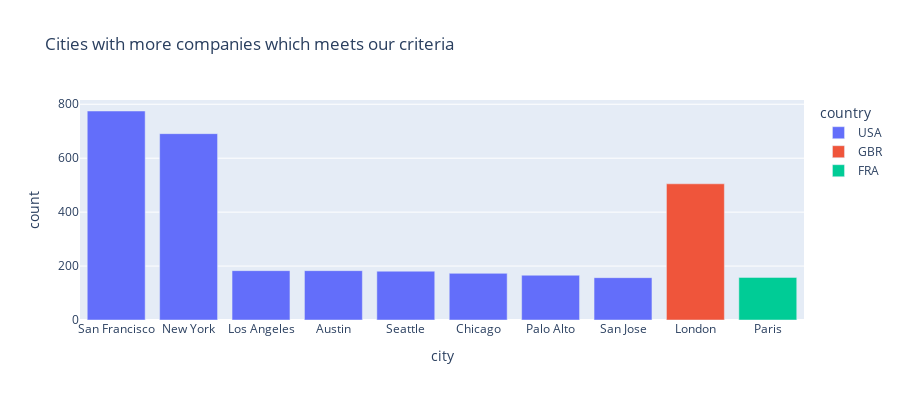

Notebook source saved alongside this figure:
### Code cell
fig_city = px.bar(df_top10_city, x="city", y="count", color='country',
             height=400,
             title='Cities with more companies which meets our criteria')
fig_city.show()

### Figure 1 — Plotly figure (JSON) as saved in the notebook; plotly's stock layout.template omitted (floating-point values rounded to 4 significant figures)
{"data": [{"alignmentgroup": "True", "hovertemplate": "country=USA<br>city=%{x}<br>count=%{y}<extra></extra>", "legendgroup": "USA", "marker": {"color": "#636efa", "pattern": {"shape": ""}}, "name": "USA", "offsetgroup": "USA", "orientation": "v", "showlegend": true, "textposition": "auto", "type": "bar", "x": ["San Francisco", "New York", "Los Angeles", "Austin", "Seattle", "Chicago", "Palo Alto", "San Jose"], "xaxis": "x", "y": [775, 691, 183, 183, 181, 173, 166, 157], "yaxis": "y"}, {"alignmentgroup": "True", "hovertemplate": "country=GBR<br>city=%{x}<br>count=%{y}<extra></extra>", "legendgroup": "GBR", "marker": {"color": "#EF553B", "pattern": {"shape": ""}}, "name": "GBR", "offsetgroup": "GBR", "orientation": "v", "showlegend": true, "textposition": "auto", "type": "bar", "x": ["London"], "xaxis": "x", "y": [505], "yaxis": "y"}, {"alignmentgroup": "True", "hovertemplate": "country=FRA<br>city=%{x}<br>count=%{y}<extra></extra>", "legendgroup": "FRA", "marker": {"color": "#00cc96", "pattern": {"shape": ""}}, "name": "FRA", "offsetgroup": "FRA", "orientation": "v", "showlegend": true, "textposition": "auto", "type": "bar", "x": ["Paris"], "xaxis": "x", "y": [158], "yaxis": "y"}], "layout": {"barmode": "relative", "height": 400, "legend": {"title": {"text": "country"}, "tracegroupgap": 0}, "title": {"text": "Cities with more companies which meets our criteria"}, "xaxis": {"anchor": "y", "domain": [0, 1], "title": {"text": "city"}}, "yaxis": {"anchor": "x", "domain": [0, 1], "title": {"text": "count"}}}}
